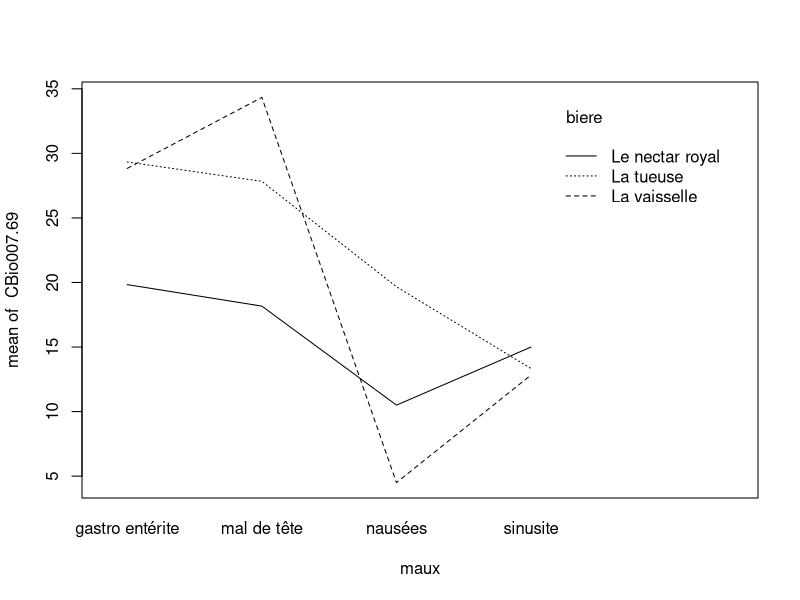
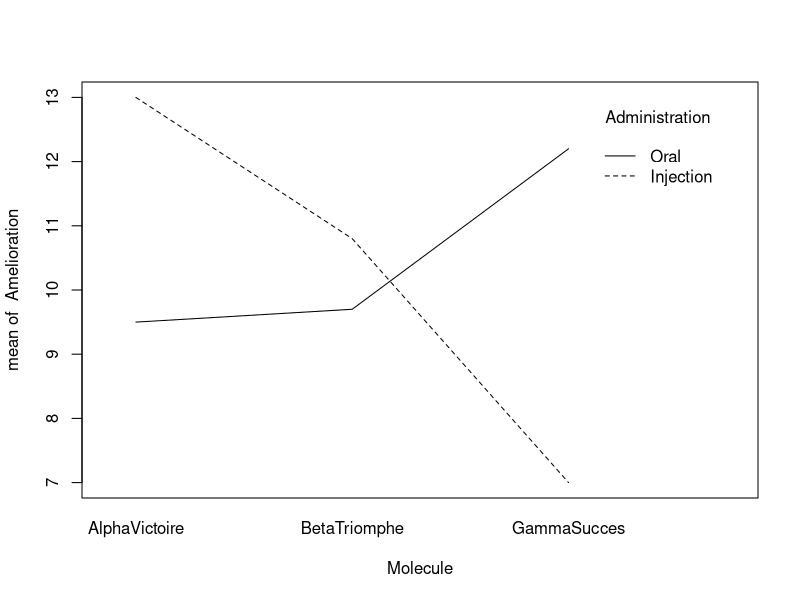

Write R code to recreate these figures, in order.
##### Evaluation 02 : ANOVA 2 #####

setwd("C:\\Users\\amine\\OneDrive\\Bureau\\EcomStat\\Labo\\Evaluation02\\datasets")

#Bière et petits maux
dataBiere <- read.csv("bieres_petits_maux.csv", h=TRUE, sep=";", fileEncoding="latin1")
dataBiere


with(dataBiere, interaction.plot(maux, biere, CBio007.69))


modele_croise = lm(CBio007.69 ~ maux * biere, data = dataBiere)
modele_croise
anova(modele_croise)
summary(modele_croise)


modele_hierarchise = lm(CBio007.69 ~ maux + biere, data = dataBiere)
modele_hierarchise
anova(modele_hierarchise)
summary(modele_hierarchise)




#Les médicaments contre la GCE
dataMedicament <- data.frame(
  Amelioration = c(10, 12, 8, 10, 6, 13, 9, 10, 9, 8, 11, 18, 12, 15, 13, 8, 15, 16, 9, 13, 
                  7, 14, 10, 11, 9, 10, 11, 7, 9, 9, 8, 9, 10, 9, 11, 13, 7, 14, 15, 12,
                  12, 9, 11, 27, 7, 8, 13, 14, 10, 11, 7, 6, 10, 7, 7, 5, 6, 7, 9, 6),
  Molecule = rep(c("AlphaVictoire", "BetaTriomphe", "GammaSucces"), each = 20),
  Administration = rep(c("Oral", "Injection"), each = 10, times = 3)
)
dataMedicament


with(dataMedicament, interaction.plot(Molecule, Administration, Amelioration))


modele_croise <- lm(Amelioration ~ Molecule * Administration, data = dataMedicament)
modele_croise
anova(modele_croise)
summary(modele_croise)


modele_hierarchise <- lm(Amelioration ~ Molecule + Administration, data = dataMedicament)
modele_hierarchise
anova(modele_hierarchise)
summary(modele_hierarchise)




